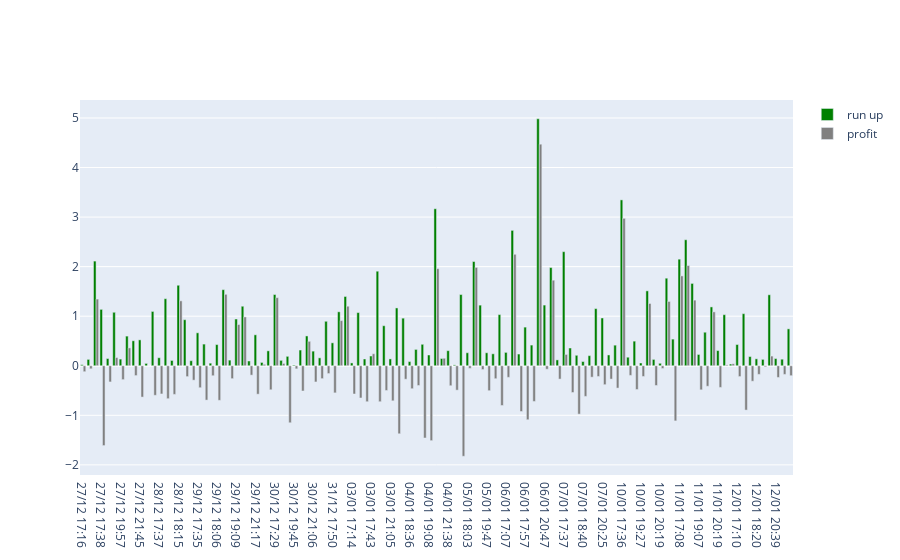
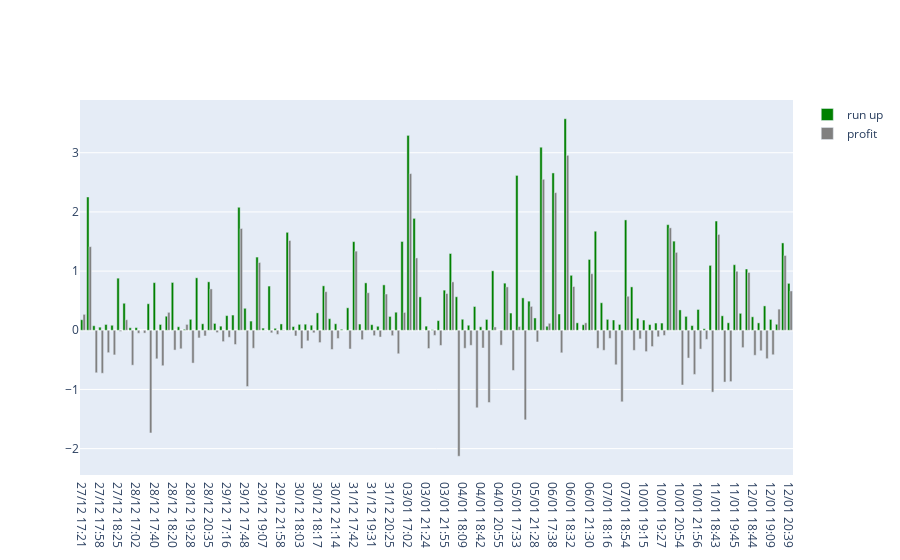
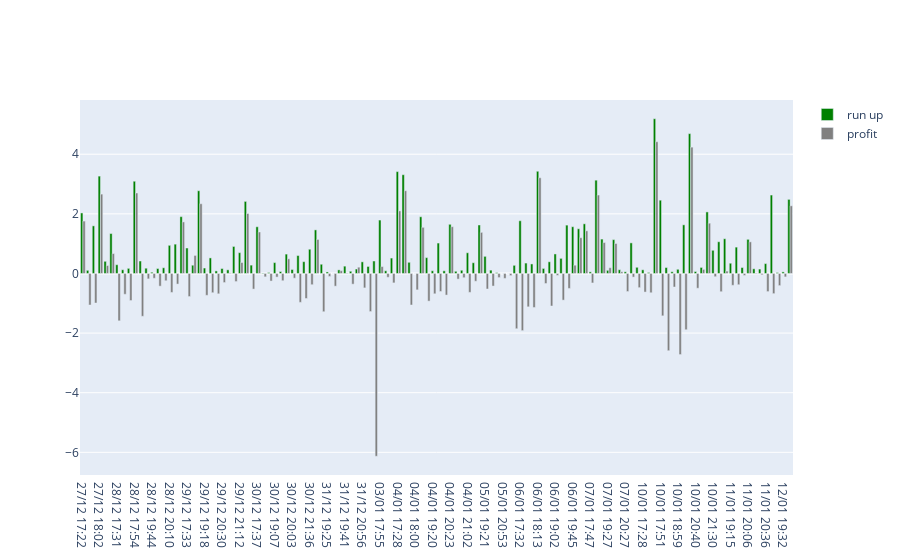

These figures' notebook cell, in order:
### Code cell
import matplotlib.pyplot as plt
import matplotlib
import plotly.graph_objects as go
from functools import reduce

matplotlib.rcParams.update({'font.size': 22})

def frequences(items, ticker):
  more1 = 0
  more04 = 0
  more06 = 0
  more08 = 0

  for item in items:
    if item['run_up'] >= 1:
      more1 += 1
    
    if item['run_up'] >= 0.4:
      more04 += 1

    if item['run_up'] >= 0.6:
      more06 += 1
    
    if item['run_up'] >= 0.8:
      more08 += 1
  
  percent1 = more04 / len(items) * 100
  percent2 = more06 / len(items) * 100
  percent3 = more08 / len(items) * 100
  percent4 = more1 / len(items) * 100

  less04_list = list(filter(lambda x: x['run_up'] < 0.4, items))
  less04_profit = reduce(lambda a, b: a + b['profit'], less04_list, 0)

  average_profit = round_decimals_down(less04_profit / len(less04_list), 2)

  print(f"""
    ticker: {ticker}
    trades: {len(items)}
    more 0.4% : {round_decimals_down(percent1, 2)}%
    if less than 0.4% then average profit is {average_profit}%. {len(less04_list)} trades
    profit: {round_decimals_down((len(items) - len(less04_list)) * 0.4, 2)}% loss: {round_decimals_down(len(less04_list) * average_profit, 2)}%

    more 0.6% : {round_decimals_down(percent2, 2)}%
    more 0.8% : {round_decimals_down(percent3, 2)}%
    more 1% : {round_decimals_down(percent4, 2)}%
  """)

print(f"""
periods = {periods}
interval = {interval}
rsi_length = {rsi_length}
""")

for company in companies:
  figi = company["figi"]
  ticker = company["ticker"]

  filtered = list(filter(lambda x: x['time'].hour >= 17 and x['time'].hour <= 21, trades[figi]))
  frequences(filtered, ticker)

  x = list(map(lambda q: q['time'].format('DD/MM HH:mm'), filtered))

  fig = go.Figure()
  fig.add_trace(
    go.Bar(
      x=x,
      y=list(map(lambda q: q['run_up'], filtered)),
      name='run up',
      marker_color='green'
    )
  )
  fig.add_trace(
    go.Bar(
      x=x,
      y=list(map(lambda q: q['profit'], filtered)),
      name='profit',
      marker_color='gray'
    )
  )
  fig.update_layout(
    barmode='group',
  )

  fig.show()
